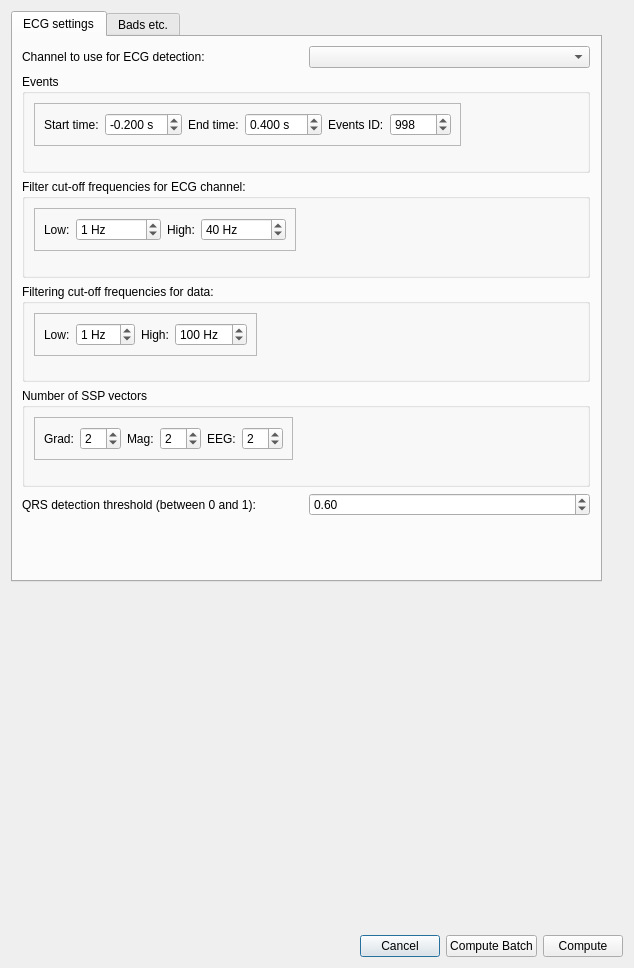
<?xml version="1.0" encoding="UTF-8"?>
<ui version="4.0">
 <class>Dialog</class>
 <widget class="QDialog" name="Dialog">
  <property name="geometry">
   <rect>
    <x>0</x>
    <y>0</y>
    <width>634</width>
    <height>968</height>
   </rect>
  </property>
  <property name="windowTitle">
   <string>Meggie - Compute ECG projections</string>
  </property>
  <layout class="QGridLayout" name="gridLayout">
   <item row="0" column="0">
    <widget class="QScrollArea" name="scrollArea">
     <property name="layoutDirection">
      <enum>Qt::LeftToRight</enum>
     </property>
     <property name="frameShape">
      <enum>QFrame::NoFrame</enum>
     </property>
     <property name="widgetResizable">
      <bool>true</bool>
     </property>
     <widget class="QWidget" name="scrollAreaWidgetContents_2">
      <property name="geometry">
       <rect>
        <x>0</x>
        <y>0</y>
        <width>616</width>
        <height>911</height>
       </rect>
      </property>
      <property name="layoutDirection">
       <enum>Qt::LeftToRight</enum>
      </property>
      <widget class="QTabWidget" name="tabWidgetECGSettings">
       <property name="geometry">
        <rect>
         <x>0</x>
         <y>0</y>
         <width>591</width>
         <height>571</height>
        </rect>
       </property>
       <property name="currentIndex">
        <number>0</number>
       </property>
       <widget class="QWidget" name="tabECG1">
        <attribute name="title">
         <string>ECG settings</string>
        </attribute>
        <widget class="QWidget" name="layoutWidget">
         <property name="geometry">
          <rect>
           <x>9</x>
           <y>9</y>
           <width>568</width>
           <height>470</height>
          </rect>
         </property>
         <layout class="QVBoxLayout" name="verticalLayout_5">
          <item>
           <layout class="QHBoxLayout" name="horizontalLayout_10">
            <item>
             <widget class="QLabel" name="labelECGChannel">
              <property name="text">
               <string>Channel to use for ECG detection:</string>
              </property>
             </widget>
            </item>
            <item>
             <widget class="QComboBox" name="comboBoxECGChannel"/>
            </item>
           </layout>
          </item>
          <item>
           <widget class="QGroupBox" name="groupBoxEvent">
            <property name="title">
             <string>Events</string>
            </property>
            <layout class="QFormLayout" name="formLayout_4">
             <item row="0" column="0">
              <widget class="QFrame" name="frame">
               <property name="frameShape">
                <enum>QFrame::StyledPanel</enum>
               </property>
               <property name="frameShadow">
                <enum>QFrame::Raised</enum>
               </property>
               <layout class="QFormLayout" name="formLayout_3">
                <item row="0" column="0">
                 <layout class="QHBoxLayout" name="horizontalLayout_8">
                  <item>
                   <layout class="QHBoxLayout" name="horizontalLayout">
                    <item>
                     <widget class="QLabel" name="labelTmin">
                      <property name="text">
                       <string>Start time:</string>
                      </property>
                     </widget>
                    </item>
                    <item>
                     <widget class="QDoubleSpinBox" name="doubleSpinBoxTmin">
                      <property name="suffix">
                       <string> s</string>
                      </property>
                      <property name="decimals">
                       <number>3</number>
                      </property>
                      <property name="minimum">
                       <double>-99.989999999999995</double>
                      </property>
                      <property name="singleStep">
                       <double>0.050000000000000</double>
                      </property>
                      <property name="value">
                       <double>-0.200000000000000</double>
                      </property>
                     </widget>
                    </item>
                   </layout>
                  </item>
                  <item>
                   <layout class="QHBoxLayout" name="horizontalLayout_2">
                    <item>
                     <widget class="QLabel" name="labelTmax">
                      <property name="text">
                       <string>End time:</string>
                      </property>
                     </widget>
                    </item>
                    <item>
                     <widget class="QDoubleSpinBox" name="doubleSpinBoxTmax">
                      <property name="suffix">
                       <string> s</string>
                      </property>
                      <property name="decimals">
                       <number>3</number>
                      </property>
                      <property name="minimum">
                       <double>-99.989999999999995</double>
                      </property>
                      <property name="singleStep">
                       <double>0.050000000000000</double>
                      </property>
                      <property name="value">
                       <double>0.400000000000000</double>
                      </property>
                     </widget>
                    </item>
                   </layout>
                  </item>
                  <item>
                   <layout class="QHBoxLayout" name="horizontalLayout_6">
                    <item>
                     <widget class="QLabel" name="labelEventID">
                      <property name="text">
                       <string>Events ID:</string>
                      </property>
                     </widget>
                    </item>
                    <item>
                     <widget class="QSpinBox" name="spinBoxEventsID">
                      <property name="maximum">
                       <number>10000</number>
                      </property>
                      <property name="value">
                       <number>998</number>
                      </property>
                     </widget>
                    </item>
                   </layout>
                  </item>
                 </layout>
                </item>
               </layout>
              </widget>
             </item>
            </layout>
           </widget>
          </item>
          <item>
           <widget class="QGroupBox" name="groupBoxFilteringECG">
            <property name="title">
             <string>Filter cut-off frequencies for ECG channel:</string>
            </property>
            <layout class="QFormLayout" name="formLayout_5">
             <item row="0" column="0">
              <widget class="QFrame" name="frame_6">
               <property name="frameShape">
                <enum>QFrame::StyledPanel</enum>
               </property>
               <property name="frameShadow">
                <enum>QFrame::Raised</enum>
               </property>
               <layout class="QGridLayout" name="gridLayout_3">
                <item row="0" column="0">
                 <layout class="QHBoxLayout" name="horizontalLayout_18">
                  <property name="spacing">
                   <number>6</number>
                  </property>
                  <property name="sizeConstraint">
                   <enum>QLayout::SetDefaultConstraint</enum>
                  </property>
                  <item>
                   <layout class="QHBoxLayout" name="horizontalLayout_23">
                    <item>
                     <widget class="QLabel" name="labelLowPass">
                      <property name="sizePolicy">
                       <sizepolicy hsizetype="Preferred" vsizetype="Preferred">
                        <horstretch>0</horstretch>
                        <verstretch>0</verstretch>
                       </sizepolicy>
                      </property>
                      <property name="text">
                       <string>Low:</string>
                      </property>
                     </widget>
                    </item>
                    <item>
                     <widget class="QSpinBox" name="spinBoxLowPass">
                      <property name="suffix">
                       <string> Hz</string>
                      </property>
                      <property name="maximum">
                       <number>1000000</number>
                      </property>
                      <property name="value">
                       <number>1</number>
                      </property>
                     </widget>
                    </item>
                   </layout>
                  </item>
                  <item>
                   <layout class="QHBoxLayout" name="horizontalLayout_24">
                    <item>
                     <widget class="QLabel" name="labelHighPass">
                      <property name="text">
                       <string>High:</string>
                      </property>
                     </widget>
                    </item>
                    <item>
                     <widget class="QSpinBox" name="spinBoxHighPass">
                      <property name="suffix">
                       <string> Hz</string>
                      </property>
                      <property name="maximum">
                       <number>1000000000</number>
                      </property>
                      <property name="value">
                       <number>40</number>
                      </property>
                     </widget>
                    </item>
                   </layout>
                  </item>
                 </layout>
                </item>
               </layout>
              </widget>
             </item>
            </layout>
           </widget>
          </item>
          <item>
           <widget class="QGroupBox" name="groupBoxFilter">
            <property name="title">
             <string>Filtering cut-off frequencies for data:</string>
            </property>
            <layout class="QFormLayout" name="formLayout_6">
             <property name="fieldGrowthPolicy">
              <enum>QFormLayout::AllNonFixedFieldsGrow</enum>
             </property>
             <item row="0" column="0">
              <widget class="QFrame" name="frame_7">
               <property name="frameShape">
                <enum>QFrame::StyledPanel</enum>
               </property>
               <property name="frameShadow">
                <enum>QFrame::Raised</enum>
               </property>
               <layout class="QGridLayout" name="gridLayout_6">
                <item row="0" column="0">
                 <layout class="QHBoxLayout" name="horizontalLayout_25">
                  <item>
                   <layout class="QHBoxLayout" name="horizontalLayout_26">
                    <item>
                     <widget class="QLabel" name="labelLow">
                      <property name="text">
                       <string>Low:</string>
                      </property>
                     </widget>
                    </item>
                    <item>
                     <widget class="QSpinBox" name="spinBoxLow">
                      <property name="suffix">
                       <string> Hz</string>
                      </property>
                      <property name="value">
                       <number>1</number>
                      </property>
                     </widget>
                    </item>
                   </layout>
                  </item>
                  <item>
                   <layout class="QHBoxLayout" name="horizontalLayout_27">
                    <item>
                     <widget class="QLabel" name="labelHigh">
                      <property name="text">
                       <string>High:</string>
                      </property>
                     </widget>
                    </item>
                    <item>
                     <widget class="QSpinBox" name="spinBoxHigh">
                      <property name="suffix">
                       <string> Hz</string>
                      </property>
                      <property name="maximum">
                       <number>1000</number>
                      </property>
                      <property name="value">
                       <number>100</number>
                      </property>
                     </widget>
                    </item>
                   </layout>
                  </item>
                 </layout>
                </item>
               </layout>
              </widget>
             </item>
            </layout>
           </widget>
          </item>
          <item>
           <widget class="QGroupBox" name="groupBoxSSP">
            <property name="title">
             <string>Number of SSP vectors</string>
            </property>
            <layout class="QFormLayout" name="formLayout_7">
             <item row="0" column="0">
              <widget class="QFrame" name="frame_2">
               <property name="frameShape">
                <enum>QFrame::StyledPanel</enum>
               </property>
               <property name="frameShadow">
                <enum>QFrame::Raised</enum>
               </property>
               <layout class="QGridLayout" name="gridLayout_5">
                <item row="0" column="0">
                 <layout class="QHBoxLayout" name="horizontalLayout_9">
                  <item>
                   <layout class="QHBoxLayout" name="horizontalLayout_3">
                    <item>
                     <widget class="QLabel" name="labelGrad">
                      <property name="text">
                       <string>Grad:</string>
                      </property>
                     </widget>
                    </item>
                    <item>
                     <widget class="QSpinBox" name="spinBoxGrad">
                      <property name="value">
                       <number>2</number>
                      </property>
                     </widget>
                    </item>
                   </layout>
                  </item>
                  <item>
                   <layout class="QHBoxLayout" name="horizontalLayout_4">
                    <item>
                     <widget class="QLabel" name="labelMag">
                      <property name="text">
                       <string>Mag:</string>
                      </property>
                     </widget>
                    </item>
                    <item>
                     <widget class="QSpinBox" name="spinBoxMag">
                      <property name="value">
                       <number>2</number>
                      </property>
                     </widget>
                    </item>
                   </layout>
                  </item>
                  <item>
                   <layout class="QHBoxLayout" name="horizontalLayout_5">
                    <item>
                     <widget class="QLabel" name="labelEeg">
                      <property name="text">
                       <string>EEG:</string>
                      </property>
                     </widget>
                    </item>
                    <item>
                     <widget class="QSpinBox" name="spinBoxEeg">
                      <property name="value">
                       <number>2</number>
                      </property>
                     </widget>
                    </item>
                   </layout>
                  </item>
                 </layout>
                </item>
               </layout>
              </widget>
             </item>
            </layout>
           </widget>
          </item>
          <item>
           <layout class="QHBoxLayout" name="horizontalLayout_17">
            <item>
             <widget class="QLabel" name="label">
              <property name="text">
               <string>QRS detection threshold (between 0 and 1):</string>
              </property>
             </widget>
            </item>
            <item>
             <widget class="QDoubleSpinBox" name="doubleSpinBoxQrs">
              <property name="maximum">
               <double>1.000000000000000</double>
              </property>
              <property name="singleStep">
               <double>0.100000000000000</double>
              </property>
              <property name="value">
               <double>0.600000000000000</double>
              </property>
             </widget>
            </item>
           </layout>
          </item>
         </layout>
        </widget>
       </widget>
       <widget class="QWidget" name="tabECG2">
        <attribute name="title">
         <string>Bads etc.</string>
        </attribute>
        <widget class="QWidget" name="horizontalLayoutWidget_17">
         <property name="geometry">
          <rect>
           <x>10</x>
           <y>60</y>
           <width>364</width>
           <height>41</height>
          </rect>
         </property>
         <layout class="QHBoxLayout" name="horizontalLayout_21">
          <item>
           <widget class="QLabel" name="labelStart1">
            <property name="text">
             <string>Start artifact detection after</string>
            </property>
           </widget>
          </item>
          <item>
           <widget class="QSpinBox" name="spinBoxStart">
            <property name="maximum">
             <number>10000</number>
            </property>
            <property name="value">
             <number>5</number>
            </property>
           </widget>
          </item>
          <item>
           <widget class="QLabel" name="labelStart2">
            <property name="text">
             <string>seconds.</string>
            </property>
           </widget>
          </item>
         </layout>
        </widget>
        <widget class="QWidget" name="horizontalLayoutWidget">
         <property name="geometry">
          <rect>
           <x>10</x>
           <y>160</y>
           <width>310</width>
           <height>41</height>
          </rect>
         </property>
         <layout class="QHBoxLayout" name="horizontalLayout_7">
          <item>
           <widget class="QLabel" name="labelJobs">
            <property name="text">
             <string>Number of jobs to run in parallel:</string>
            </property>
           </widget>
          </item>
          <item>
           <widget class="QSpinBox" name="spinBoxJobs">
            <property name="value">
             <number>1</number>
            </property>
           </widget>
          </item>
         </layout>
        </widget>
        <widget class="QWidget" name="layoutWidget">
         <property name="geometry">
          <rect>
           <x>10</x>
           <y>110</y>
           <width>341</width>
           <height>41</height>
          </rect>
         </property>
         <layout class="QHBoxLayout" name="horizontalLayout_22">
          <item>
           <widget class="QLabel" name="labelTaps">
            <property name="text">
             <string>Number of taps to use for filtering:</string>
            </property>
           </widget>
          </item>
          <item>
           <widget class="QSpinBox" name="spinBoxTaps">
            <property name="maximum">
             <number>10000</number>
            </property>
            <property name="value">
             <number>2048</number>
            </property>
           </widget>
          </item>
         </layout>
        </widget>
        <widget class="QWidget" name="verticalLayoutWidget">
         <property name="geometry">
          <rect>
           <x>10</x>
           <y>250</y>
           <width>389</width>
           <height>111</height>
          </rect>
         </property>
         <layout class="QVBoxLayout" name="verticalLayout">
          <item>
           <widget class="QCheckBox" name="checkBoxEEGProj">
            <property name="text">
             <string>Add EEG average reference proj.</string>
            </property>
           </widget>
          </item>
          <item>
           <widget class="QCheckBox" name="checkBoxSSPProj">
            <property name="enabled">
             <bool>true</bool>
            </property>
            <property name="text">
             <string>Exclude the SSP projectors currently in the fiff file</string>
            </property>
            <property name="checked">
             <bool>true</bool>
            </property>
           </widget>
          </item>
          <item>
           <widget class="QCheckBox" name="checkBoxSSPCompute">
            <property name="text">
             <string>Compute SSP after averaging</string>
            </property>
            <property name="checked">
             <bool>true</bool>
            </property>
           </widget>
          </item>
         </layout>
        </widget>
        <widget class="QWidget" name="layoutWidget_2">
         <property name="geometry">
          <rect>
           <x>10</x>
           <y>10</y>
           <width>531</width>
           <height>41</height>
          </rect>
         </property>
         <layout class="QHBoxLayout" name="horizontalLayout_29">
          <item>
           <widget class="QLabel" name="labelBad">
            <property name="text">
             <string>Bad channels (eg. MEG 2443, MEG 1531):</string>
            </property>
           </widget>
          </item>
          <item>
           <widget class="QLineEdit" name="lineEditBad"/>
          </item>
         </layout>
        </widget>
        <widget class="QGroupBox" name="groupBox">
         <property name="geometry">
          <rect>
           <x>10</x>
           <y>400</y>
           <width>520</width>
           <height>132</height>
          </rect>
         </property>
         <property name="title">
          <string>Epoch rejection</string>
         </property>
         <layout class="QFormLayout" name="formLayout_2">
          <item row="0" column="0">
           <widget class="QFrame" name="frameEpochRejection">
            <property name="enabled">
             <bool>true</bool>
            </property>
            <property name="frameShape">
             <enum>QFrame::StyledPanel</enum>
            </property>
            <property name="frameShadow">
             <enum>QFrame::Raised</enum>
            </property>
            <layout class="QFormLayout" name="formLayout">
             <item row="0" column="0">
              <layout class="QHBoxLayout" name="horizontalLayout_12">
               <item>
                <layout class="QVBoxLayout" name="verticalLayout_2">
                 <item>
                  <layout class="QHBoxLayout" name="horizontalLayout_14">
                   <item>
                    <widget class="QLabel" name="labelGradReject">
                     <property name="text">
                      <string>Grad:</string>
                     </property>
                    </widget>
                   </item>
                   <item>
                    <widget class="QDoubleSpinBox" name="doubleSpinBoxGradReject">
                     <property name="suffix">
                      <string> fT/cm</string>
                     </property>
                     <property name="maximum">
                      <double>1000000000.000000000000000</double>
                     </property>
                     <property name="value">
                      <double>3000.000000000000000</double>
                     </property>
                    </widget>
                   </item>
                  </layout>
                 </item>
                 <item>
                  <layout class="QHBoxLayout" name="horizontalLayout_11">
                   <item>
                    <widget class="QLabel" name="labelEegReject">
                     <property name="text">
                      <string>EEG:</string>
                     </property>
                    </widget>
                   </item>
                   <item>
                    <widget class="QDoubleSpinBox" name="doubleSpinBoxEEGReject">
                     <property name="suffix">
                      <string> uV</string>
                     </property>
                     <property name="maximum">
                      <double>1000000000.000000000000000</double>
                     </property>
                     <property name="value">
                      <double>100.000000000000000</double>
                     </property>
                    </widget>
                   </item>
                  </layout>
                 </item>
                </layout>
               </item>
               <item>
                <layout class="QVBoxLayout" name="verticalLayout_3">
                 <item>
                  <layout class="QHBoxLayout" name="horizontalLayout_13">
                   <item>
                    <widget class="QLabel" name="labelMagReject">
                     <property name="text">
                      <string>Mag:</string>
                     </property>
                    </widget>
                   </item>
                   <item>
                    <widget class="QDoubleSpinBox" name="doubleSpinBoxMagReject">
                     <property name="suffix">
                      <string> fT</string>
                     </property>
                     <property name="maximum">
                      <double>1000000000.000000000000000</double>
                     </property>
                     <property name="value">
                      <double>4000.000000000000000</double>
                     </property>
                    </widget>
                   </item>
                  </layout>
                 </item>
                 <item>
                  <layout class="QHBoxLayout" name="horizontalLayout_15">
                   <item>
                    <widget class="QLabel" name="labelEOGReject">
                     <property name="text">
                      <string>EOG:</string>
                     </property>
                    </widget>
                   </item>
                   <item>
                    <widget class="QDoubleSpinBox" name="doubleSpinBoxEOGReject">
                     <property name="suffix">
                      <string> uV</string>
                     </property>
                     <property name="maximum">
                      <double>1000000000.000000000000000</double>
                     </property>
                     <property name="value">
                      <double>250.000000000000000</double>
                     </property>
                    </widget>
                   </item>
                  </layout>
                 </item>
                </layout>
               </item>
              </layout>
             </item>
            </layout>
           </widget>
          </item>
         </layout>
        </widget>
       </widget>
      </widget>
      <widget class="QWidget" name="widget" native="true">
       <property name="geometry">
        <rect>
         <x>0</x>
         <y>580</y>
         <width>591</width>
         <height>311</height>
        </rect>
       </property>
       <property name="layoutDirection">
        <enum>Qt::LeftToRight</enum>
       </property>
      </widget>
     </widget>
    </widget>
   </item>
   <item row="1" column="0">
    <layout class="QHBoxLayout" name="horizontalLayout_19">
     <item>
      <spacer name="horizontalSpacer">
       <property name="orientation">
        <enum>Qt::Horizontal</enum>
       </property>
       <property name="sizeHint" stdset="0">
        <size>
         <width>40</width>
         <height>20</height>
        </size>
       </property>
      </spacer>
     </item>
     <item>
      <widget class="QPushButton" name="pushButtonCancel">
       <property name="text">
        <string>Cancel</string>
       </property>
      </widget>
     </item>
     <item>
      <widget class="QPushButton" name="pushButtonComputeBatch">
       <property name="text">
        <string>Compute Batch</string>
       </property>
      </widget>
     </item>
     <item>
      <widget class="QPushButton" name="pushButtonCompute">
       <property name="sizePolicy">
        <sizepolicy hsizetype="Minimum" vsizetype="Fixed">
         <horstretch>0</horstretch>
         <verstretch>0</verstretch>
        </sizepolicy>
       </property>
       <property name="text">
        <string>Compute</string>
       </property>
      </widget>
     </item>
    </layout>
   </item>
  </layout>
 </widget>
 <tabstops>
  <tabstop>tabWidgetECGSettings</tabstop>
  <tabstop>comboBoxECGChannel</tabstop>
  <tabstop>doubleSpinBoxTmin</tabstop>
  <tabstop>doubleSpinBoxTmax</tabstop>
  <tabstop>spinBoxEventsID</tabstop>
  <tabstop>spinBoxLowPass</tabstop>
  <tabstop>spinBoxHighPass</tabstop>
  <tabstop>spinBoxLow</tabstop>
  <tabstop>spinBoxHigh</tabstop>
  <tabstop>spinBoxGrad</tabstop>
  <tabstop>spinBoxMag</tabstop>
  <tabstop>spinBoxEeg</tabstop>
  <tabstop>doubleSpinBoxQrs</tabstop>
  <tabstop>lineEditBad</tabstop>
  <tabstop>spinBoxStart</tabstop>
  <tabstop>spinBoxTaps</tabstop>
  <tabstop>spinBoxJobs</tabstop>
  <tabstop>checkBoxEEGProj</tabstop>
  <tabstop>checkBoxSSPProj</tabstop>
  <tabstop>checkBoxSSPCompute</tabstop>
  <tabstop>doubleSpinBoxGradReject</tabstop>
  <tabstop>doubleSpinBoxMagReject</tabstop>
  <tabstop>doubleSpinBoxEEGReject</tabstop>
  <tabstop>doubleSpinBoxEOGReject</tabstop>
 </tabstops>
 <resources/>
 <connections>
  <connection>
   <sender>pushButtonCancel</sender>
   <signal>clicked()</signal>
   <receiver>Dialog</receiver>
   <slot>reject()</slot>
   <hints>
    <hint type="sourcelabel">
     <x>402</x>
     <y>928</y>
    </hint>
    <hint type="destinationlabel">
     <x>277</x>
     <y>7</y>
    </hint>
   </hints>
  </connection>
  <connection>
   <sender>pushButtonComputeBatch</sender>
   <signal>clicked()</signal>
   <receiver>Dialog</receiver>
   <slot>acceptBatch()</slot>
   <hints>
    <hint type="sourcelabel">
     <x>532</x>
     <y>957</y>
    </hint>
    <hint type="destinationlabel">
     <x>415</x>
     <y>1</y>
    </hint>
   </hints>
  </connection>
  <connection>
   <sender>pushButtonCompute</sender>
   <signal>clicked()</signal>
   <receiver>Dialog</receiver>
   <slot>accept()</slot>
   <hints>
    <hint type="sourcelabel">
     <x>623</x>
     <y>957</y>
    </hint>
    <hint type="destinationlabel">
     <x>495</x>
     <y>2</y>
    </hint>
   </hints>
  </connection>
 </connections>
 <slots>
  <slot>acceptBatch()</slot>
 </slots>
</ui>
